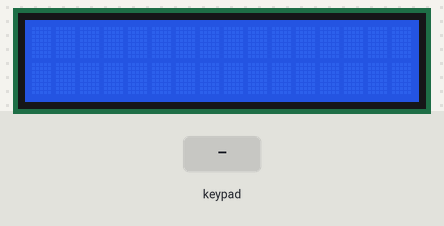
Recording of a sketch running on a simulated Arduino Mega 2560, built with avr-gcc and run on an emulated ATmega2560. On the bench: 16×2 character LCD. Inputs (shaded band) come from the test bench.

Above: at 1.2 s.
1.3 s: keypad keys 7 + 5 = pressed 0.4 s apart
At 3.9 s:
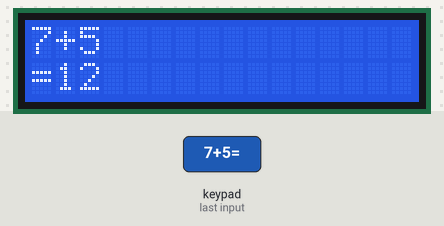
4.4 s: key 'C' pressed
At 5.6 s:
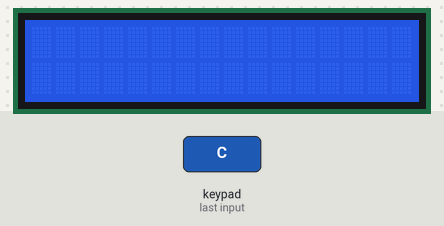
5.9 s: keypad keys 6 * 7 = pressed 0.4 s apart
At 7.5 s:
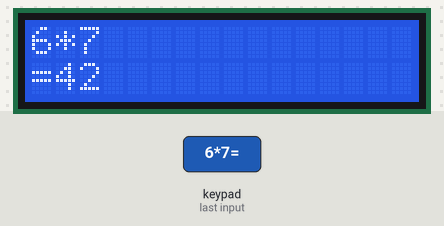
Timing chart, 0 to 9.0 s (numbered marks = the images above; inputs shaded):
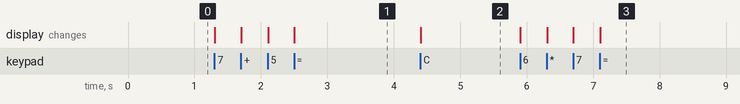

Measured:
- after the input at 1.3 s, the display: first changes at once (image 1 shows a later state)
- after the input at 4.4 s, the display: changes at once (image 2)
- after the input at 5.9 s, the display: first changes at once (image 3 shows a later state)

The sketch:

part_3.ino
```cpp
#include <Keypad.h>
#include <LiquidCrystal.h>


LiquidCrystal lcd(13, 12, 8, 9, 10, 11);

const byte ROWS = 4;
const byte COLS = 4;
char keys[ROWS][COLS] = {{'7', '8', '9', '/'},
                         {'4', '5', '6', '*'},
                         {'1', '2', '3', '-'},
                         {'C', '0', '=', '+'}};

const byte rowPins[ROWS] = {29, 30, 31, 32};
const byte colPins[COLS] = {33, 34, 35, 36};

Keypad kp = Keypad(makeKeymap(keys), rowPins, colPins, ROWS, COLS);


void setup()
{
  lcd.begin(16, 2);
  lcd.setCursor(0, 0);
}


void loop()
{
  int i = 0;
  char key = '0';


  int a = 0, b = 0;
  byte current_num = 1;

  char operand = '\0';

  bool finished = false;

  while (1)
  {
    key = kp.getKey();

    if (key)
    {
      if ((key <= '9' && key >= '0') && !finished)
      {
        lcd.setCursor(i++, 0);
        lcd.print(key);

        if(current_num == 1)
        {
          a *= 10;
          a += key - '0';
        }
        else
        {
          b *= 10;
          b += key - '0';
        }
      }

      else if (key == '=' && !finished)
      {
        int res;
        switch (operand)
        {
          case '/': res = a/b; break;
          case '*': res = a*b; break;
          case '-': res = a-b; break;
          case '+': res = a+b; break;
        }

        finished = true;

        lcd.setCursor(0, 1);
        lcd.print("=");
        lcd.setCursor(1, 1);
        lcd.print(res);
      }

      else if (key == 'C' && finished)
      {
        a = b = 0;
        current_num = 1;
        finished = false;
        i = 0;

        lcd.clear();
      }

      else if (!finished)
      {
        lcd.setCursor(i++, 0);
        lcd.print(key);

        operand = key;
        current_num = 2;
      }
    }
  }
}
```
